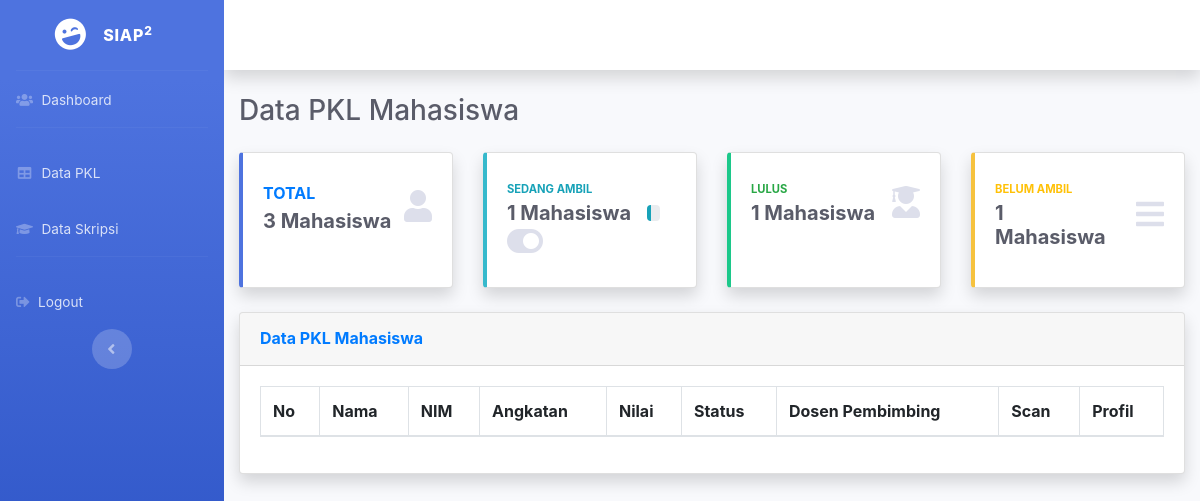
Before: /departemen_pkl.php with the older database file.
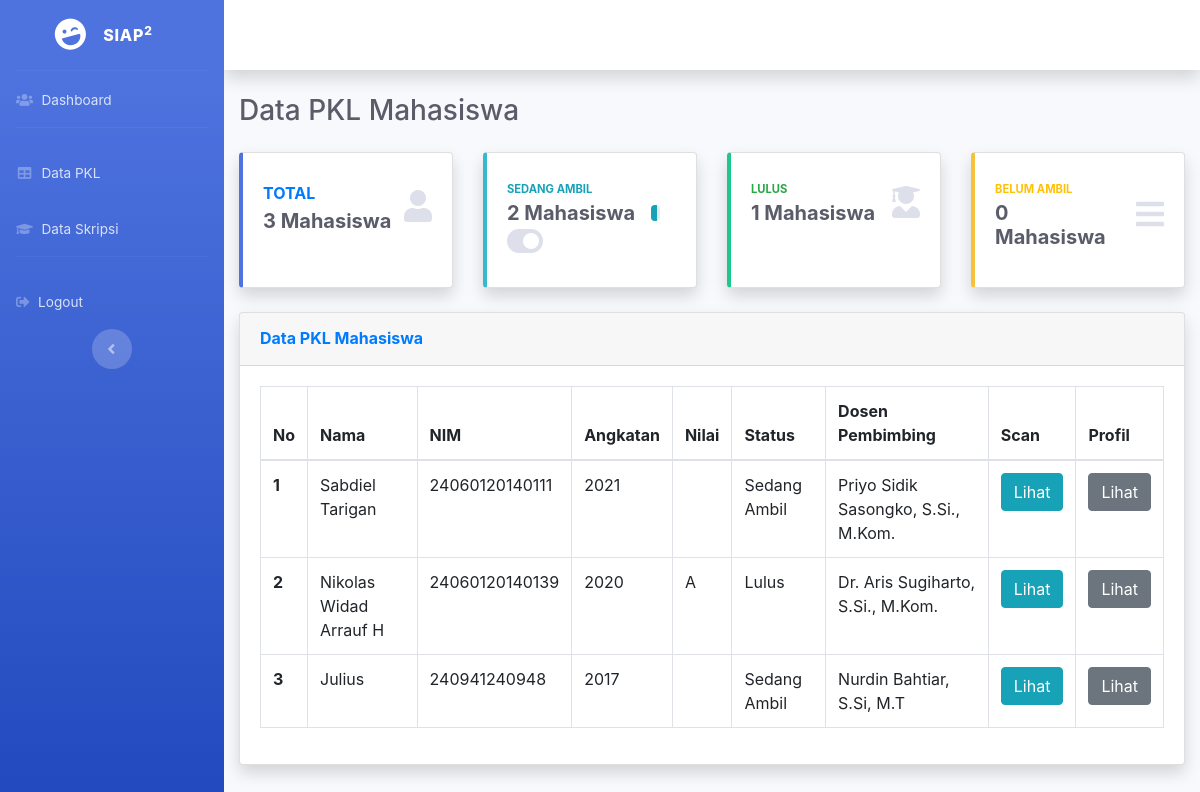
After: the same page with the newer database file.
### tables this page shows
CREATE TABLE `pkl` (
  `id` int(11) NOT NULL,
  `nim` bigint(14) DEFAULT NULL,
  `id_status` varchar(255) DEFAULT NULL,
  `nilai` varchar(1) DEFAULT NULL,
  `scan` varchar(45) DEFAULT NULL,
  `verif` enum('Sudah','Belum') NOT NULL
);

CREATE TABLE `mhs` (
  `id_user` int(11) NOT NULL,
  `nim` bigint(14) NOT NULL,
  `foto` varchar(255) NOT NULL,
  `nama` varchar(45) DEFAULT NULL,
  `angkatan` int(11) DEFAULT NULL,
  `status_mhs` varchar(30) NOT NULL,
  `nip` bigint(20) NOT NULL,
  `hp` bigint(12) DEFAULT NULL,
  `email` varchar(45) DEFAULT NULL,
  `alamat` varchar(255) DEFAULT NULL,
  `id_provinsi` int(11) DEFAULT NULL,
  `id_kabupaten` int(11) DEFAULT NULL
);

CREATE TABLE `dosen` (
  `id_user` int(11) DEFAULT NULL,
  `nip` bigint(20) NOT NULL,
  `nama` varchar(45) NOT NULL
);

### data_pkl.php (the view, shortened to what the changed rows need)
<div class="container-fluid">
    <div class="d-sm-flex align-items-center justify-content-between mb-4">
        <h1 class="h3 mb-0 text-gray-800">Data PKL Mahasiswa</h1>
    </div>
    <div class="row">
                                <?php
                                    $query = "SELECT * FROM pkl WHERE verif = 'Sudah'";
                                    $result = $conn->query($query);
                                    $total = $result->num_rows;
                                ?>
        <div class="col-xl-3 col-md-6 mb-4">
            <div class="card border-left-info shadow h-100 py-2">
                <div class="card-body">
                    <div class="row no-gutters align-items-center">
                        <div class="col mr-2">
                            <div class="row no-gutters align-items-center">
                                <div class="col-auto">
                                    <div class="h5 mb-0 mr-3 font-weight-bold text-gray-800">
                                        <?php
                                            $query = "SELECT * FROM pkl WHERE verif = 'Sudah' AND id_status = 'Sedang Ambil'";
                                            $result = $conn->query($query);
                                            $aktif = $result->num_rows;
                                            echo $aktif." Mahasiswa";
                                            $persentase_aktif = ($aktif/ $total)*100;
                                        ?>
                                    </div>
                                </div>
                                <div class="col">
                                    <div class="progress progress-sm mr-2">
                                        <div class="progress-bar bg-info" role="progressbar"
                                            style="width: <?php echo $persentase_aktif;?>%" aria-valuenow="10" aria-valuemin="0"
                                            aria-valuemax="100"></div>
                                    </div>
                                </div>
                            </div>
                        </div>
                    </div>
                </div>
            </div>
        </div>
        <div class="col-xl-3 col-md-6 mb-4">
            <div class="card border-left-warning shadow h-100 py-2">
                <div class="card-body">
                    <div class="row no-gutters align-items-center">
                        <div class="col mr-2">
                            <div class="row no-gutters align-items-center">
                                <div class="col-auto">
                                    <div class="h5 mb-0 mr-3 font-weight-bold text-gray-800">
                                        <?php
                                            $query = "SELECT * FROM pkl WHERE verif = 'Sudah' AND id_status = 'Belum Ambil'";
                                            $result = $conn->query($query);
                                            $total_mhs = $result->num_rows;
                                            echo $total_mhs." Mahasiswa";
                                        ?>
                                    </div>
                                </div>
                            </div>
                        </div>
                    </div>
                </div>
            </div>
        </div>
    </div>
    <div class="card shadow mb-4">
        <div class="card-body">
            <div class="table-responsive">
                <table class="table table-bordered" id="dataTable" width="100%" cellspacing="0">
                    <thead>
                        <tr>
                        <th scope="col">No</th>
                        <th scope="col">Nama</th>
                        <th scope="col">NIM</th>
                        <th scope="col">Angkatan</th>
                        <th scope="col">Nilai</th>
                        <th scope="col">Status</th>
                        <th scope="col">Dosen Pembimbing</th>
                        <th scope="col">Scan</th>
                        <th scope="col">Profil</th>
                        </tr>
                    </thead>
                    <tbody>
                        <?php
                        $query = "SELECT m.nama AS nama, m.nim AS nim, angkatan, nilai, id_status, d.nama AS dosen, scan
                        FROM pkl as s, mhs as m, dosen as d WHERE s.nim = m.nim AND d.nip = m.nip AND verif = 'Sudah'" ;
                        $result = $conn->query($query);
                        $i = 1;
                        while ($row = $result->fetch_assoc()) {
                            echo "<tr>";
                            echo "<th>".$i."</th>";
                            echo "<td>".$row['nama']."</td>";
                            echo "<td>".$row['nim']."</td>";
                            echo "<td>".$row['angkatan']."</td>";
                            echo "<td>".$row['nilai']."</td>";
                            echo "<td>".$row['id_status']."</td>";
                            echo "<td>".$row['dosen']."</td>";
                            echo '<td><a class="btn btn-info" href="upload/' .$row['scan'] . '">Lihat</a></td>';
                            echo '<td><a class="btn btn-secondary" href="dosen_view_data-diri.php?nim='.$row['nim'].'">Lihat</a></td>';
                            echo "</tr>";
                            $i++;
                        }
                        echo '</tbody>';
                        echo '</table>';
                        ?>
            </div>
        </div>
    </div>
</div>

Changed rows visible on the page:
now on this page (row edited): pkl: mhs.nama "Sabdiel Tarigan", mhs.nim "24060120140111", mhs.angkatan "2021", id_status "Sedang Ambil", dosen.nama "Priyo Sidik Sasongko, S.Si., M.Kom."
now on this page (row edited): pkl: mhs.nama "Nikolas Widad Arrauf H", mhs.nim "24060120140139", mhs.angkatan "2020", nilai "A", id_status "Lulus", dosen.nama "Dr. Aris Sugiharto, S.Si., M.Kom."
added pkl: mhs.nama "Julius", mhs.nim "240941240948", mhs.angkatan "2017", id_status "Sedang Ambil", dosen.nama "Nurdin Bahtiar, S.Si, M.T"
Other visible differences:
$aktif: "1" → "2"
$persentase_aktif: 33.333333333333 → 66.666666666667 (drawn)
$total_mhs: "1" → "0"
